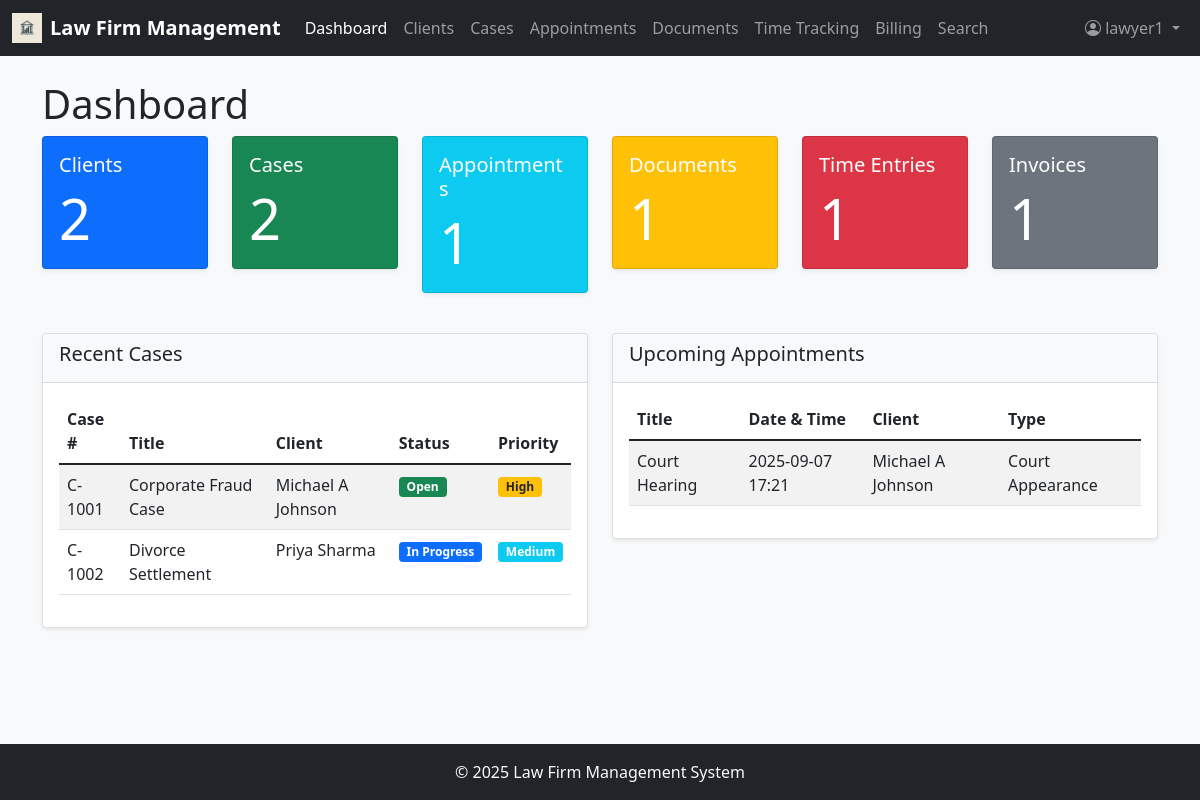
Page /dashboard (signed in) on the committed database.
### app/models.py (models this page shows, shortened)
class User(UserMixin, db.Model):
    id = db.Column(db.Integer, primary_key=True)
    username = db.Column(db.String(64), index=True, unique=True)
    email = db.Column(db.String(120), index=True, unique=True)
    password_hash = db.Column(db.String(128))
    first_name = db.Column(db.String(64))
    last_name = db.Column(db.String(64))
    role = db.Column(db.String(20))  # 'admin' (full access to system; manage users, roles, permissions, clients, cases, billing, payments; approve/reject invoices/time entries; access analytics, financial reports, firm-wide dashboards; configure system settings (billing rates, document categories, practice areas); assign lawyers/staff to cases), 'lawyer' (manage own cases & clients; add/edit case details, appointments, documents, time entries; track billable hours; generate invoices (pending admin approval); search legal database, access case law, add citations to cases; communicate with clients via notes/messages; cannot create/remove other users), 'staff' (support role, limited permissions; schedule appointments; upload and manage documents (evidence, contracts); draft invoices (cannot approve/send); record time entries on behalf of lawyers (if permitted); cannot delete cases or clients; cannot assign users)
    hourly_rate = db.Column(db.Float)
    cases = db.relationship('Case', secondary=case_assignments, backref=db.backref('assigned_users', lazy='dynamic'))
    time_entries = db.relationship('TimeEntry', backref='user', lazy='dynamic')

class Case(db.Model):
    id = db.Column(db.Integer, primary_key=True)
    case_number = db.Column(db.String(20), unique=True)
    title = db.Column(db.String(128))
    description = db.Column(db.Text)
    status = db.Column(db.String(20))  # Open, In Progress, On Hold, Closed, Archived
    priority = db.Column(db.String(20))  # Low, Medium, High, Urgent
    practice_area = db.Column(db.String(64))
    case_type = db.Column(db.String(64))
    budget = db.Column(db.Float)
    client_id = db.Column(db.Integer, db.ForeignKey('client.id'))
    appointments = db.relationship('Appointment', backref='case', lazy='dynamic')
    documents = db.relationship('Document', backref='case', lazy='dynamic')
    time_entries = db.relationship('TimeEntry', backref='case', lazy='dynamic')
    invoices = db.relationship('Invoice', backref='case', lazy='dynamic')
    created_at = db.Column(db.DateTime, default=datetime.utcnow)
    updated_at = db.Column(db.DateTime, default=datetime.utcnow, onupdate=datetime.utcnow)

class Client(db.Model):
    id = db.Column(db.Integer, primary_key=True)
    first_name = db.Column(db.String(64))
    last_name = db.Column(db.String(64))
    email = db.Column(db.String(120))
    phone = db.Column(db.String(20))
    address = db.Column(db.String(256))
    company = db.Column(db.String(128))
    category = db.Column(db.String(64))
    notes = db.Column(db.Text)
    cases = db.relationship('Case', backref='client', lazy='dynamic')
    appointments = db.relationship('Appointment', backref='client', lazy='dynamic')
    documents = db.relationship('Document', backref='client', lazy='dynamic')

class Appointment(db.Model):
    id = db.Column(db.Integer, primary_key=True)
    title = db.Column(db.String(128))
    start_time = db.Column(db.DateTime)
    end_time = db.Column(db.DateTime)
    location = db.Column(db.String(256))
    type = db.Column(db.String(64))  # Consultation, Meeting, Court Appearance, etc.
    status = db.Column(db.String(20))  # Scheduled, Completed, Canceled
    notes = db.Column(db.Text)
    client_id = db.Column(db.Integer, db.ForeignKey('client.id'))
    case_id = db.Column(db.Integer, db.ForeignKey('case.id'))
    user_id = db.Column(db.Integer, db.ForeignKey('user.id'))
    created_at = db.Column(db.DateTime, default=datetime.utcnow)

### app/routes.py (the view)
@app.route('/')
@app.route('/dashboard')
@login_required
def dashboard():
    client_count = Client.query.count()
    case_count = Case.query.count()
    appointment_count = Appointment.query.count()
    document_count = Document.query.count()
    time_entry_count = TimeEntry.query.count()
    invoice_count = Invoice.query.count()
    recent_cases = Case.query.order_by(Case.updated_at.desc()).limit(5).all()
    recent_appointments = Appointment.query.order_by(Appointment.start_time.desc()).limit(5).all()
    return render_template('dashboard.html',
                           client_count=client_count,
                           case_count=case_count,
                           appointment_count=appointment_count,
                           document_count=document_count,
                           time_entry_count=time_entry_count,
                           invoice_count=invoice_count,
                           recent_cases=recent_cases,
                           recent_appointments=recent_appointments)

### app/__init__.py (called while the page is built)
@login.user_loader
def load_user(id):
    return User.query.get(int(id))

### app/templates/dashboard.html
{% extends "base.html" %}
{% block content %}
<h1>Dashboard</h1>
<div class="row mb-4">
    <div class="col-md-2">
        <div class="card text-white bg-primary mb-3">
            <div class="card-body">
                <h5 class="card-title">Clients</h5>
                <p class="card-text display-4">{{ client_count }}</p>
            </div>
        </div>
    </div>
    <div class="col-md-2">
        <div class="card text-white bg-success mb-3">
            <div class="card-body">
                <h5 class="card-title">Cases</h5>
                <p class="card-text display-4">{{ case_count }}</p>
            </div>
        </div>
    </div>
    <div class="col-md-2">
        <div class="card text-white bg-info mb-3">
            <div class="card-body">
                <h5 class="card-title">Appointments</h5>
                <p class="card-text display-4">{{ appointment_count }}</p>
            </div>
        </div>
    </div>
    <div class="col-md-2">
        <div class="card text-white bg-warning mb-3">
            <div class="card-body">
                <h5 class="card-title">Documents</h5>
                <p class="card-text display-4">{{ document_count }}</p>
            </div>
        </div>
    </div>
    <div class="col-md-2">
        <div class="card text-white bg-danger mb-3">
            <div class="card-body">
                <h5 class="card-title">Time Entries</h5>
                <p class="card-text display-4">{{ time_entry_count }}</p>
            </div>
        </div>
    </div>
    <div class="col-md-2">
        <div class="card text-white bg-secondary mb-3">
            <div class="card-body">
                <h5 class="card-title">Invoices</h5>
                <p class="card-text display-4">{{ invoice_count }}</p>
            </div>
        </div>
    </div>
</div>
<div class="row">
    <div class="col-md-6">
        <div class="card mb-4">
            <div class="card-header">
                <h5>Recent Cases</h5>
            </div>
            <div class="card-body">
                <div class="table-responsive">
                    <table class="table table-striped">
                        <thead>
                            <tr>
                                <th>Case #</th>
                                <th>Title</th>
                                <th>Client</th>
                                <th>Status</th>
                                <th>Priority</th>
                            </tr>
                        </thead>
                        <tbody>
                            {% for case in recent_cases %}
                            <tr>
                                <td>{{ case.case_number }}</td>
                                <td>{{ case.title }}</td>
                                <td>{{ case.client.first_name }} {{ case.client.last_name }}</td>
                                <td>
                                    {% if case.status == 'Open' %}
                                    <span class="badge bg-success">{{ case.status }}</span>
                                    {% elif case.status == 'In Progress' %}
                                    <span class="badge bg-primary">{{ case.status }}</span>
                                    {% elif case.status == 'On Hold' %}
                                    <span class="badge bg-warning text-dark">{{ case.status }}</span>
                                    {% elif case.status == 'Closed' %}
                                    <span class="badge bg-secondary">{{ case.status }}</span>
                                    {% else %}
                                    <span class="badge bg-info">{{ case.status }}</span>
                                    {% endif %}
                                </td>
                                <td>
                                    {% if case.priority == 'Low' %}
                                    <span class="badge bg-success">{{ case.priority }}</span>
                                    {% elif case.priority == 'Medium' %}
                                    <span class="badge bg-info">{{ case.priority }}</span>
                                    {% elif case.priority == 'High' %}
                                    <span class="badge bg-warning text-dark">{{ case.priority }}</span>
                                    {% else %}
                                    <span class="badge bg-danger">{{ case.priority }}</span>
                                    {% endif %}
                                </td>
                            </tr>
                            {% endfor %}
                        </tbody>
                    </table>
                </div>
            </div>
        </div>
    </div>
    <div class="col-md-6">
        <div class="card mb-4">
            <div class="card-header">
                <h5>Upcoming Appointments</h5>
            </div>
            <div class="card-body">
                <div class="table-responsive">
                    <table class="table table-striped">
                        <thead>
                            <tr>
                                <th>Title</th>
                                <th>Date & Time</th>
                                <th>Client</th>
                                <th>Type</th>
                            </tr>
                        </thead>
                        <tbody>
                            {% for appointment in recent_appointments %}
                            <tr>
                                <td>{{ appointment.title }}</td>
                                <td>{{ appointment.start_time.strftime('%Y-%m-%d %H:%M') }}</td>
                                <td>{{ appointment.client.first_name }} {{ appointment.client.last_name }}</td>
                                <td>{{ appointment.type }}</td>
                            </tr>
                            {% endfor %}
                        </tbody>
                    </table>
                </div>
            </div>
        </div>
    </div>
</div>
{% endblock %}

### app/templates/base.html (shortened to what this page needs)
<!DOCTYPE html>
<html lang="en">
  <head>
    <link
      href="https://cdn.jsdelivr.net/npm/bootstrap@5.1.3/dist/css/bootstrap.min.css"
      rel="stylesheet"
    />
    <link
      rel="stylesheet"
      href="https://cdn.jsdelivr.net/npm/bootstrap-icons@1.8.1/font/bootstrap-icons.css"
    />
    <link
      href="{{ url_for('static', filename='css/style.css') }}"
      rel="stylesheet"
    />
  </head>
  <body class="d-flex flex-column min-vh-100">
    <nav class="navbar navbar-expand-lg navbar-dark bg-dark">
      <div class="container-fluid">
        <a
          class="navbar-brand d-flex align-items-center"
          href="{{ url_for('dashboard') }}"
        >
          <img
            src="{{ url_for('static', filename='images/lawfirm-logo.jpg') }}"
            alt="Logo"
            width="30"
            height="30"
            class="d-inline-block align-text-top me-2"
          />
          Law Firm Management
        </a>
        <div class="collapse navbar-collapse" id="navbarNav">
          <ul class="navbar-nav me-auto">
            <li class="nav-item">
              <a
                class="nav-link {% if request.endpoint == 'dashboard' %}active{% endif %}"
                href="{{ url_for('dashboard') }}"
              >
                Dashboard
              </a>
            </li>
            <li class="nav-item">
              <a
                class="nav-link {% if request.endpoint == 'clients' %}active{% endif %}"
                href="{{ url_for('clients') }}"
              >
                Clients
              </a>
            </li>
            <li class="nav-item">
              <a
                class="nav-link {% if request.endpoint == 'cases' %}active{% endif %}"
                href="{{ url_for('cases') }}"
              >
                Cases
              </a>
            </li>
            <li class="nav-item">
              <a
                class="nav-link {% if request.endpoint == 'appointments' %}active{% endif %}"
                href="{{ url_for('appointments') }}"
              >
                Appointments
              </a>
            </li>
            <li class="nav-item">
              <a
                class="nav-link {% if request.endpoint == 'documents' %}active{% endif %}"
                href="{{ url_for('documents') }}"
              >
                Documents
              </a>
            </li>
            <li class="nav-item">
              <a
                class="nav-link {% if request.endpoint == 'time_tracking' %}active{% endif %}"
                href="{{ url_for('time_tracking') }}"
              >
                Time Tracking
              </a>
            </li>
            <li class="nav-item">
              <a
                class="nav-link {% if request.endpoint == 'billing' %}active{% endif %}"
                href="{{ url_for('billing') }}"
              >
                Billing
              </a>
            </li>
            <li class="nav-item">
              <a
                class="nav-link {% if request.endpoint == 'search' %}active{% endif %}"
                href="{{ url_for('search') }}"
              >
                Search
              </a>
            </li>
          </ul>
          <ul class="navbar-nav">
            {% if current_user.is_anonymous %}
            <li class="nav-item">
              <a class="nav-link" href="{{ url_for('login') }}">Login</a>
            </li>
            {% else %}
            <li class="nav-item dropdown">
              <a
                class="nav-link dropdown-toggle"
                href="#"
                id="navbarDropdown"
                role="button"
                data-bs-toggle="dropdown"
              >
                <i class="bi bi-person-circle"></i> {{ current_user.username }}
              </a>
            </li>
            {% endif %}
          </ul>
        </div>
      </div>
    </nav>
    <main class="flex-grow-1 container mt-4">
       {% block content %}{% endblock %}
    </main>
    <footer class="footer mt-auto py-3 bg-dark text-light">
      <div class="container text-center">
        <span>© <span id="year"></span> Law Firm Management System</span>
      </div>
    </footer>
  </body>
</html>

### app/static/css/style.css (style rules this page uses)
body { font-family: 'Segoe UI', Tahoma, Geneva, Verdana, sans-serif; background-color: #f8f9fa; }
.footer { margin-top: auto; padding: 1rem 0; background-color: #343a40; color: #fff; }
.card { box-shadow: 0 0.125rem 0.25rem rgba(0, 0, 0, 0.075); border: 1px solid rgba(0, 0, 0, 0.125); }
.card-header { background-color: #f8f9fa; border-bottom: 1px solid rgba(0, 0, 0, 0.125); }
.table th { border-top: none; }
.badge { font-size: 0.75em; }
.navbar-brand { font-weight: bold; }

### rows in the picture
User: username "lawyer1"
Case: case_number "C-1001", title "Corporate Fraud Case", client.first_name "Michael A", client.last_name "Johnson", status "Open", priority "High"
Case: case_number "C-1002", title "Divorce Settlement", client.first_name "Priya", client.last_name "Sharma", status "In Progress", priority "Medium"
Appointment: title "Court Hearing", start_time "2025-09-07 17:21", client.first_name "Michael A", client.last_name "Johnson", type "Court Appearance"

### other values in the picture
{{ client_count }} "2"
{{ case_count }} "2"
{{ appointment_count }} "1"
{{ document_count }} "1"
{{ time_entry_count }} "1"
{{ invoice_count }} "1"
